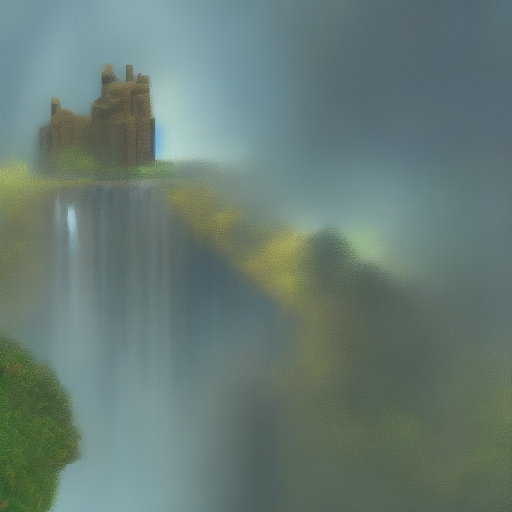
#> input picture Visualization_Code(chinese)/s_b_f_visualization/test_for_FreeV/通道前半b测试/b0.8.png, 512 x 512 px
$ python '傅里叶相对对数震幅.py'
#> lines starting #> are read from the running program, lines starting #| are printed output that depends on the picture
# import numpy as np
# import matplotlib.pyplot as plt
# from scipy.signal import savgol_filter
#
# def calculate_log_amplitude(image_path):
#     # 读取彩色图像
#     image = plt.imread(image_path)
#     # 将图像转换为灰度图像
#     gray_image = np.mean(image, axis=2)
#     # 计算傅立叶变换
#     f_transform = np.fft.fft2(gray_image)
#     f_transform_shifted = np.fft.fftshift(f_transform)
#     # 计算频谱振幅
#     amplitude = np.abs(f_transform_shifted)
#     # 计算相对对数振幅
#     log_amplitude = np.log1p(amplitude)
#     # 获取频率轴
#     height, width = gray_image.shape
#     freq_x = np.fft.fftfreq(width)
#     # 计算频率范围从0.0π到1.0π对应的索引范围
#     start_freq_index = int(width / 2)
#     end_freq_index = int(width / 2 + width / 2)
#     # 提取相对对数振幅的子集
#     log_amplitude_subset = log_amplitude[:, start_freq_index:end_freq_index]
#     freq_x_subset = freq_x[start_freq_index:end_freq_index]
#     return freq_x_subset, log_amplitude_subset[0]
#
# def smooth_and_plot(image_paths,n=4):
#     plt.figure(figsize=(10, 5))
#     for i, image_path in enumerate(image_paths):
#         freq_x, log_amplitude = calculate_log_amplitude(image_path)
#         alpha = (i + 1) / len(image_paths)  # 调整透明度
#
#         # 使用Savitzky-Golay滤波进行平滑处理，增加平滑的力度
#         smoothed_log_amplitude = savgol_filter(log_amplitude, window_length=21, polyorder=1)
#
#         # 绘制平滑前的曲线
#         # plt.plot(freq_x * np.pi, log_amplitude, label=f'{image_path} (Original)', alpha=alpha, color='gray')
#
#         # 绘制平滑后的曲线
#         plt.plot(freq_x * np.pi, smoothed_log_amplitude, label=f'{image_path} (Smoothed)', alpha=alpha, color='blue')
#
#     plt.xlabel('Frequency (0.0π to 1.0π)')
#     plt.ylabel('Log Amplitude')
#     plt.title('Frequency vs Log Amplitude (Original vs Smoothed)')
#     plt.grid()
#     plt.legend()
#     plt.show()
#
#
# # 示例调用函数
# # image_paths = ['7-eps0.9.png',
# #                '7-eps0.8.png',
# #                '7-eps0.7.png',
# #                '7-eps0.6.png',
# #                '7-eps0.5.png',
# #                '7-eps0.4.png',
# #                '7-eps0.3.png',
# #                '7-eps0.2.png',
# #                '7-eps0.1.png',
# #                '7-eps0.0.png']  # 替换为您的图像文件路径列表
# image_paths = ['0-eps0.8.png',
#                '0-eps0.6.png',
#                '0-eps0.4.png',
#                '0-eps0.2.png',
#                '0-eps0.0.png']  # 替换为您的图像文件路径列表
#
# smooth_and_plot(image_paths,n=8)
#
# # plt.figure(figsize=(10, 5))
# # for i, image_path in enumerate(image_paths):
# #     freq_x, log_amplitude = calculate_log_amplitude(image_path)
# #     alpha = (i + 1) / len(image_paths)  # 调整透明度
# #     plt.plot(freq_x * np.pi, log_amplitude, label=image_path, alpha=alpha, color='blue')
# #
# # plt.xlabel('Frequency (0.0π to 1.0π)')
# # plt.ylabel('Log Amplitude')
# # plt.title('Frequency vs Log Amplitude')
# # plt.grid()
# # plt.legend()
# # plt.show()

##  代码2---------------------------------------------------------------------------------
#
# import cv2
# import numpy as np
# import matplotlib.pyplot as plt
#
# def calculate_and_plot_fourier_log_amplitude(input_filename):
#     # 读取图像
#     image = cv2.imread(input_filename, cv2.IMREAD_GRAYSCALE)
#
#     # 进行傅里叶变换
#     fourier_transform = np.fft.fft2(image)
#
#     # 计算傅里叶变换的幅度
#     amplitude = np.abs(fourier_transform)
#
#     # 计算对数震幅
#     log_amplitude = np.log(amplitude + 1)  # 添加1以避免对数中出现零值
#
#     # 获取图像的宽度
#     image_width = image.shape[1]
#
#     # 计算频率轴上的值
#     frequency_values = np.fft.fftfreq(image_width)
#
#     # 重新排列频率轴和对数震幅，使其从0.0Π到1.0Π排列
#     sorted_indices = np.argsort(frequency_values)
#     frequency_values = frequency_values[sorted_indices] * np.pi  # 缩放为0.0Π到1.0Π
#     log_amplitude = log_amplitude[:, sorted_indices]
#
#     # 创建横坐标的数组，从0.0Π到1.0Π
#     x_values = np.linspace(0, np.pi, len(log_amplitude[0]))
#
#     # 绘制曲线图
#     plt.plot(x_values, log_amplitude[0])  # 绘制第一行的数据，你可以根据需要选择其他行
#     plt.xlabel('Frequency (radians)')
#     plt.ylabel('Log Amplitude')
#     plt.title('Fourier Log Amplitude')
#     plt.grid(True)
#
#     # 构建保存的文件名
#     output_filename = input_filename.replace('.png', '-fourier_log_amplitude.png')
#
#     # 保存图像为文件
#     plt.savefig(output_filename)
#
#     # 显示曲线图
#     plt.show()
#
# # 使用示例
# input_filename = '0-eps1.0.png'
# calculate_and_plot_fourier_log_amplitude(input_filename)

# --------------------批量----0.0-0.1raids绝对对数震动频率

# import cv2
# import numpy as np
# import matplotlib.pyplot as plt
# from matplotlib.cm import get_cmap
#
#
# def calculate_fourier_log_amplitude(image):
#     # 进行傅里叶变换
#     fourier_transform = np.fft.fft2(image)
#
#     # 计算傅里叶变换的幅度
#     amplitude = np.abs(fourier_transform)
#
#     # 计算对数震幅
#     log_amplitude = np.log(amplitude + 1)  # 添加1以避免对数中出现零值
#
#     # 获取图像的宽度
#     image_width = image.shape[1]
#
#     # 计算频率轴上的值
#     frequency_values = np.fft.fftfreq(image_width)
#
#     # 重新排列频率轴和对数震幅，使其从0.0Π到1.0Π排列
#     sorted_indices = np.argsort(frequency_values)
#     frequency_values = frequency_values[sorted_indices] * np.pi  # 缩放为0.0Π到1.0Π
#     log_amplitude = log_amplitude[:, sorted_indices]
#
#     return log_amplitude[0], frequency_values
#
#
# def plot_multiple_fourier_log_amplitudes(image_filenames):
#     plt.figure(figsize=(8, 6))
#
#     # 获取蓝色渐变颜色映射
#     cmap = get_cmap('Blues')
#
#     for i, filename in enumerate(image_filenames):
#         # 读取图像
#         image = cv2.imread(filename, cv2.IMREAD_GRAYSCALE)
#
#         # 计算傅里叶对数震幅
#         log_amplitude, frequency_values = calculate_fourier_log_amplitude(image)
#
#         # 设置线条颜色为蓝色渐变
#         color = cmap(i / len(image_filenames))
#
#         # 绘制曲线，使用蓝色渐变颜色，并限制横坐标范围
#         plt.plot(frequency_values, log_amplitude, color=color, label=filename)
#
#     # 限制横坐标范围为0.0到1.0
#     plt.xlim(0.0, 1.0)
#
#     plt.xlabel('Frequency (radians)')
#     plt.ylabel('Log Amplitude')
#     plt.title('Multiple Fourier Log Amplitudes')
#     plt.grid(True)
#     plt.legend()
#     plt.show()
#
# # 使用示例
# image_filenames = ["0-eps1.0.png", "0-eps0.9.png", "0-eps0.8.png",
#                    "0-eps0.7.png", "0-eps0.6.png", "0-eps0.5.png",
#                    "0-eps0.4.png", "0-eps0.3.png", "0-eps0.2.png",
#                    "0-eps0.1.png", "0-eps0.0.png"]
# plot_multiple_fourier_log_amplitudes(image_filenames)

# --------------------批量----相对对数震动频率

# import cv2
# import numpy as np
# import matplotlib.pyplot as plt
# from matplotlib.cm import get_cmap
#
#
# def calculate_relative_log_frequency(image):
#     # 进行傅里叶变换
#     fourier_transform = np.fft.fft2(image)
#
#     # 计算傅里叶变换的幅度
#     amplitude = np.abs(fourier_transform)
#
#     # 计算相对对数震频
#     relative_log_frequency = np.log(amplitude + 1) - np.log(amplitude[0, 0] + 1)  # 相对于0点的对数震频
#
#     # 获取图像的宽度
#     image_width = image.shape[1]
#
#     # 计算频率轴上的值
#     frequency_values = np.fft.fftfreq(image_width)
#
#     # 重新排列频率轴和相对对数震频，使其从0.0Π到1.0Π排列
#     sorted_indices = np.argsort(frequency_values)
#     frequency_values = frequency_values[sorted_indices] * np.pi  # 缩放为0.0Π到1.0Π
#     relative_log_frequency = relative_log_frequency[:, sorted_indices]
#
#     return relative_log_frequency[0], frequency_values
#
#
# def plot_multiple_relative_log_frequencies(image_filenames):
#     plt.figure(figsize=(8, 6))
#
#     # 获取蓝色渐变颜色映射
#     cmap = get_cmap('Blues')
#
#     for i, filename in enumerate(image_filenames):
#         # 读取图像
#         image = cv2.imread(filename, cv2.IMREAD_GRAYSCALE)
#
#         # 计算相对对数震频
#         relative_log_frequency, frequency_values = calculate_relative_log_frequency(image)
#
#         # 设置线条颜色为蓝色渐变
#         color = cmap(i / len(image_filenames))
#
#         # 绘制曲线，使用蓝色渐变颜色
#         plt.plot(frequency_values, relative_log_frequency, color=color, label=filename)
#
#     plt.xlabel('Frequency (radians)')
#     plt.ylabel('Relative Log Frequency')
#     plt.title('Multiple Relative Log Frequencies')
#     plt.grid(True)
#     plt.legend()
#     plt.show()
#
#
# # 使用示例
# image_filenames = ["0-eps1.0.png", "0-eps0.9.png", "0-eps0.8.png",
#                    "0-eps0.7.png", "0-eps0.6.png", "0-eps0.5.png",
#                    "0-eps0.4.png", "0-eps0.3.png", "0-eps0.2.png",
#                    "0-eps0.1.png", "0-eps0.0.png"]
# plot_multiple_relative_log_frequencies(image_filenames)

## 截取0-1Π

import cv2
import numpy as np
import matplotlib.pyplot as plt
from matplotlib.cm import get_cmap


def calculate_relative_log_frequency(image):
    # 进行傅里叶变换
    fourier_transform = np.fft.fft2(image)
    # 计算傅里叶变换的幅度
    amplitude = np.abs(fourier_transform)
    # 计算相对对数震频
    relative_log_frequency = np.log(amplitude + 1) - np.log(amplitude[0, 0] + 1)  # 相对于0点的对数震频
    # 获取图像的宽度
    image_width = image.shape[1]
    # 计算频率轴上的值
    frequency_values = np.fft.fftfreq(image_width)
    # # 重新排列频率轴和相对对数震频，使其从0.0到1.0排列
    # sorted_indices = np.argsort(frequency_values)
    # frequency_values = frequency_values[sorted_indices] * np.pi  # 缩放为0.0到1.0
    # relative_log_frequency = relative_log_frequency[:, sorted_indices]
    # 保留0.0到1.0范围的部分
    valid_indices = (frequency_values >= 0.0) & (frequency_values <= 1.0/ np.pi)
    frequency_values = frequency_values[valid_indices]
    relative_log_frequency = relative_log_frequency[:, valid_indices]

    # 减少取值，减少震荡
    # 下面是添加的部分，每隔3个取一个值
    frequency_values = frequency_values[::4]
    relative_log_frequency = relative_log_frequency[:, ::4]

    # 重新排列频率轴
    # 重新排列频率轴到0.0到1.0范围
    frequency_values = (frequency_values - min(frequency_values)) / (max(frequency_values) - min(frequency_values))
    return relative_log_frequency[0], frequency_values

def plot_multiple_relative_log_frequencies(image_filenames, alpha=0.8):
#> called with alpha = 0.8
    plt.figure(figsize=(8, 6))
    cmap = get_cmap('Oranges')   #Oranges/ Purples

    new_labels = ["0.8","0.9","1.0",
                  "1.1","1.2"]

    for i, filename in enumerate(image_filenames):
        image = cv2.imread(filename, cv2.IMREAD_GRAYSCALE)
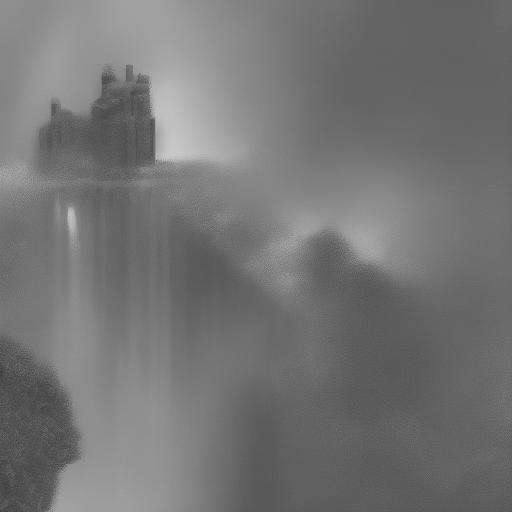
#> image: shape (512, 512); min 54, max 205, mean 116.3
        relative_log_frequency, frequency_values = calculate_relative_log_frequency(image)
#> in calculate_relative_log_frequency, `relative_log_frequency = np.log(amplitude + 1) - np.log(amplitude[0, 0..`:
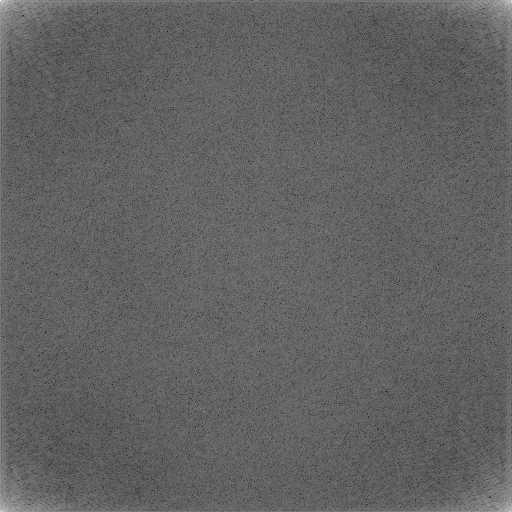
#> relative_log_frequency: shape (512, 512) float64; min -16.42, max 0, mean -10.1; drawn with min black and max white
#> in calculate_relative_log_frequency, `relative_log_frequency = relative_log_frequency[:, valid_indices]`:
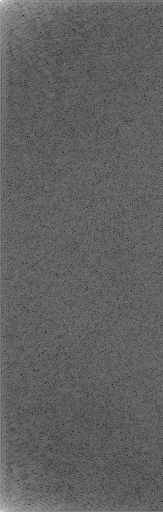
#> relative_log_frequency: shape (512, 163) float64; min -16.42, max 0, mean -10.14; drawn with min black and max white
#> in calculate_relative_log_frequency, `relative_log_frequency = relative_log_frequency[:, ::4]`:
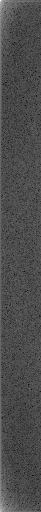
#> relative_log_frequency: shape (512, 41) float64; min -14.49, max 0, mean -10.11; drawn with min black and max white
#> relative_log_frequency = 41 values, max 0 at index 0, min -9.77 at index 35, mean -7.99; frequency_values = 41 values from 0 to 1

        k = i / len(image_filenames)
        color = cmap(k+0.2)


        # 使用新标签
        label = new_labels[i]

        # 调整alpha参数以控制曲线的透明度
        plt.plot(frequency_values, relative_log_frequency, color=color, label=label, linewidth=2.5, alpha=alpha)
#> pass 2 of the loop in plot_multiple_relative_log_frequencies, `for i, filename in enumerate(image_filenames):`:
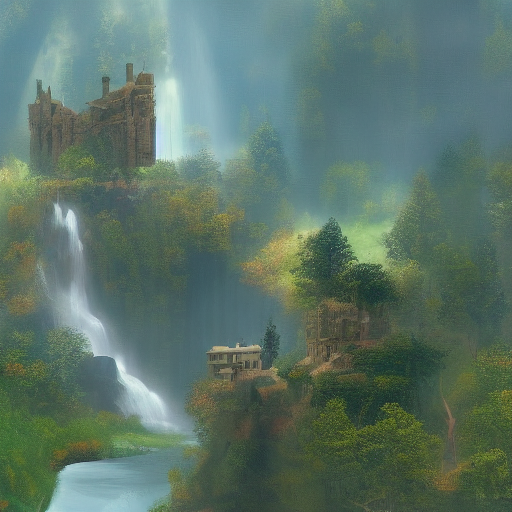
#> input picture Visualization_Code(chinese)/s_b_f_visualization/test_for_FreeV/通道前半b测试/b0.9.png, 512 x 512 px
#> in plot_multiple_relative_log_frequencies, `image = cv2.imread(filename, cv2.IMREAD_GRAYSCALE)`:
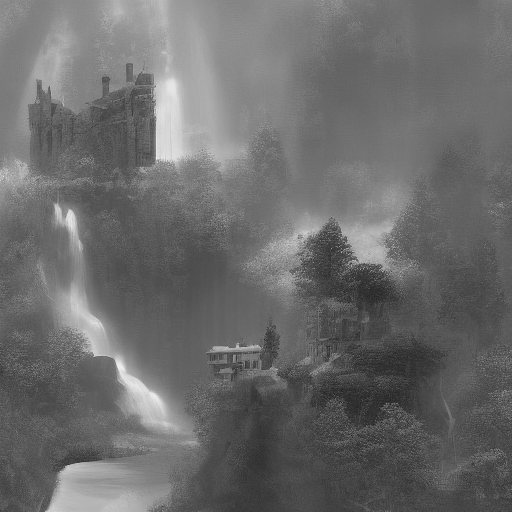
#> image: shape (512, 512); min 29, max 243, mean 107.5
#> in calculate_relative_log_frequency (call 2), `relative_log_frequency = relative_log_frequency[:, ::4]`:
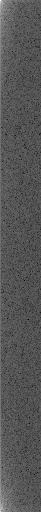
#> relative_log_frequency: shape (512, 41) float64; min -13.86, max 0, mean -9.17; drawn with min black and max white
#> in plot_multiple_relative_log_frequencies, `relative_log_frequency, frequency_values = calculate_relative_log_freq..`: relative_log_frequency = 41 values, max 0 at index 0, min -9.64 at index 35, mean -7.52
#> pass 3 of the loop in plot_multiple_relative_log_frequencies, `for i, filename in enumerate(image_filenames):`:
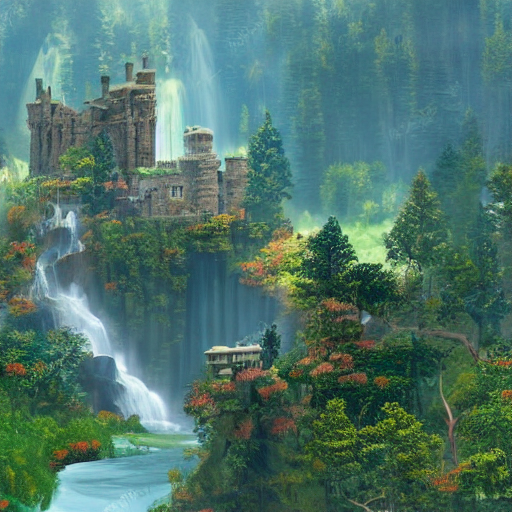
#> input picture Visualization_Code(chinese)/s_b_f_visualization/test_for_FreeV/通道前半b测试/b1.0.png, 512 x 512 px
#> in plot_multiple_relative_log_frequencies, `image = cv2.imread(filename, cv2.IMREAD_GRAYSCALE)`:
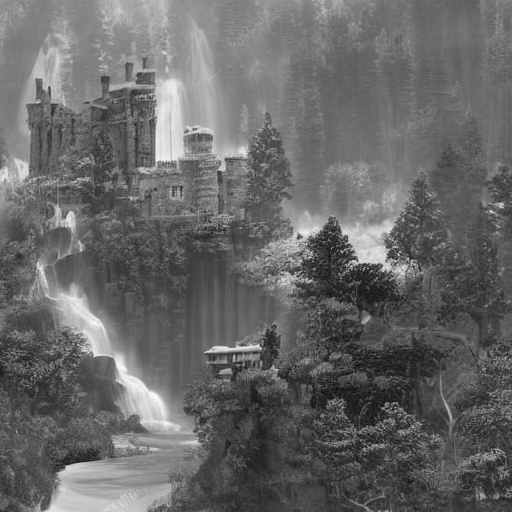
#> image: shape (512, 512); min 11, max 249, mean 103.8
#> in calculate_relative_log_frequency (call 3), `relative_log_frequency = relative_log_frequency[:, ::4]`:
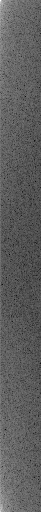
#> relative_log_frequency: shape (512, 41) float64; min -13.74, max 0, mean -8.67; drawn with min black and max white
#> in plot_multiple_relative_log_frequencies, `relative_log_frequency, frequency_values = calculate_relative_log_freq..`: relative_log_frequency = 41 values, max 0 at index 0, min -8.92 at index 29, mean -6.99
#> the loop made 5 passes; the first 3 are shown


    plt.xlabel('Frequency', fontsize=16)
    plt.ylabel('Relative Log amplitude', fontsize=16)
    plt.xlim(0.0, 1.0)
    plt.grid(False)
    plt.legend()

    # 修改横坐标标签
    x_ticks = np.linspace(0, 1, 6)
    x_tick_labels = [f'{x:.1f}π' for x in x_ticks]
    plt.xticks(x_ticks, x_tick_labels)

    plt.show()
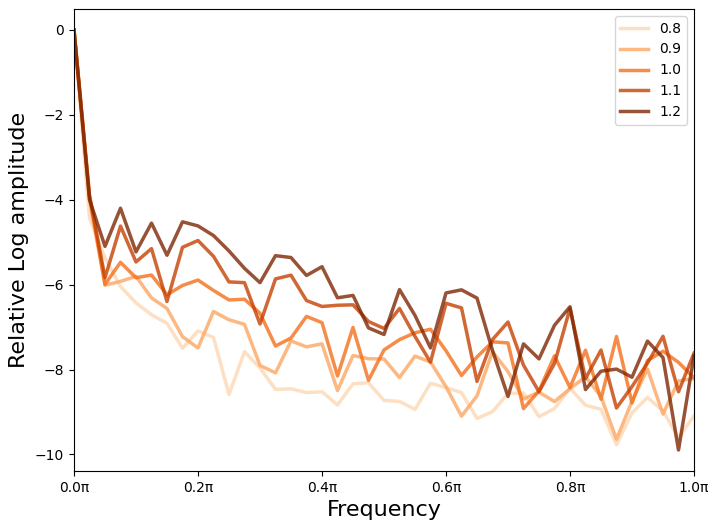
#> figure drawn by matplotlib, 1 panel; curve peaks at x = 0, y = 0; curve peaks at x = 0, y = 0; curve peaks at x = 0, y = 0


# 使用示例
# image_filenames = ["0-eps1.0.png", "0-eps0.8.png",
#                    "0-eps0.6.png",
#                    "0-eps0.4.png", "0-eps0.2.png",
#                    "0-eps0.0.png"]

image_filenames = ["b0.8.png", "b0.9.png", "b1.0.png",
                   "b1.1.png", "b1.2.png"]

plot_multiple_relative_log_frequencies(image_filenames)

### 优化曲线
